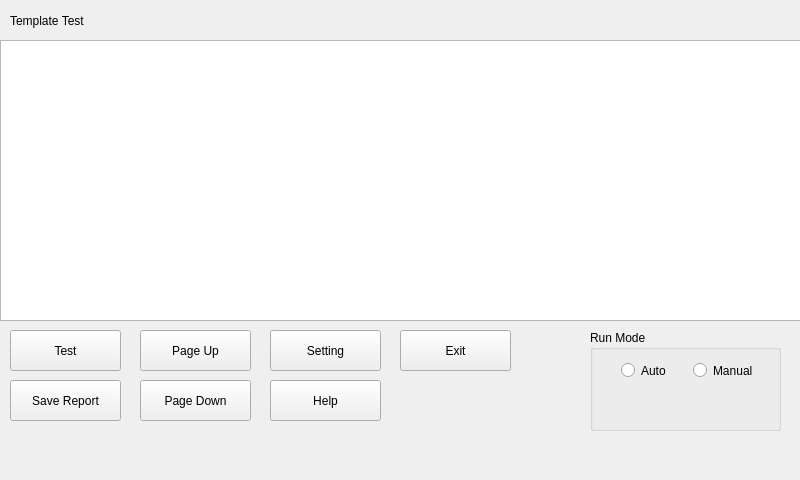
<?xml version="1.0" encoding="UTF-8"?>
<ui version="4.0">
 <class>Templateprogram</class>
 <widget class="QWidget" name="Templateprogram">
  <property name="geometry">
   <rect>
    <x>0</x>
    <y>0</y>
    <width>800</width>
    <height>480</height>
   </rect>
  </property>
  <property name="windowTitle">
   <string>Widget</string>
  </property>
  <widget class="QLabel" name="label">
   <property name="geometry">
    <rect>
     <x>190</x>
     <y>0</y>
     <width>391</width>
     <height>31</height>
    </rect>
   </property>
   <property name="text">
    <string/>
   </property>
  </widget>
  <widget class="QTableWidget" name="tableWidget">
   <property name="geometry">
    <rect>
     <x>0</x>
     <y>40</y>
     <width>801</width>
     <height>281</height>
    </rect>
   </property>
  </widget>
  <widget class="QPushButton" name="pushButton">
   <property name="geometry">
    <rect>
     <x>140</x>
     <y>330</y>
     <width>111</width>
     <height>41</height>
    </rect>
   </property>
   <property name="text">
    <string>Page Up</string>
   </property>
  </widget>
  <widget class="QPushButton" name="pushButton_2">
   <property name="geometry">
    <rect>
     <x>140</x>
     <y>380</y>
     <width>111</width>
     <height>41</height>
    </rect>
   </property>
   <property name="text">
    <string>Page Down</string>
   </property>
  </widget>
  <widget class="QGroupBox" name="groupBox">
   <property name="geometry">
    <rect>
     <x>590</x>
     <y>330</y>
     <width>191</width>
     <height>101</height>
    </rect>
   </property>
   <property name="title">
    <string>Run Mode</string>
   </property>
   <widget class="QWidget" name="horizontalLayoutWidget">
    <property name="geometry">
     <rect>
      <x>20</x>
      <y>20</y>
      <width>160</width>
      <height>41</height>
     </rect>
    </property>
    <layout class="QHBoxLayout" name="horizontalLayout">
     <item>
      <widget class="QRadioButton" name="radioButton">
       <property name="text">
        <string>Auto</string>
       </property>
      </widget>
     </item>
     <item>
      <widget class="QRadioButton" name="radioButton_2">
       <property name="text">
        <string>Manual</string>
       </property>
      </widget>
     </item>
    </layout>
   </widget>
  </widget>
  <widget class="QLabel" name="label_2">
   <property name="geometry">
    <rect>
     <x>450</x>
     <y>440</y>
     <width>341</width>
     <height>31</height>
    </rect>
   </property>
   <property name="text">
    <string/>
   </property>
  </widget>
  <widget class="QPushButton" name="pushButton_5">
   <property name="geometry">
    <rect>
     <x>270</x>
     <y>330</y>
     <width>111</width>
     <height>41</height>
    </rect>
   </property>
   <property name="text">
    <string>Setting</string>
   </property>
  </widget>
  <widget class="QPushButton" name="pushButton_6">
   <property name="geometry">
    <rect>
     <x>270</x>
     <y>380</y>
     <width>111</width>
     <height>41</height>
    </rect>
   </property>
   <property name="text">
    <string>Help</string>
   </property>
  </widget>
  <widget class="QPushButton" name="pushButton_7">
   <property name="geometry">
    <rect>
     <x>10</x>
     <y>380</y>
     <width>111</width>
     <height>41</height>
    </rect>
   </property>
   <property name="text">
    <string>Save Report</string>
   </property>
  </widget>
  <widget class="QPushButton" name="pushButton_8">
   <property name="geometry">
    <rect>
     <x>400</x>
     <y>330</y>
     <width>111</width>
     <height>41</height>
    </rect>
   </property>
   <property name="text">
    <string>Exit</string>
   </property>
  </widget>
  <widget class="QLabel" name="label_3">
   <property name="geometry">
    <rect>
     <x>10</x>
     <y>440</y>
     <width>361</width>
     <height>31</height>
    </rect>
   </property>
   <property name="text">
    <string/>
   </property>
  </widget>
  <widget class="QPushButton" name="pushButton_3">
   <property name="geometry">
    <rect>
     <x>10</x>
     <y>330</y>
     <width>111</width>
     <height>41</height>
    </rect>
   </property>
   <property name="text">
    <string>Test</string>
   </property>
  </widget>
  <widget class="QLabel" name="label_4">
   <property name="geometry">
    <rect>
     <x>10</x>
     <y>0</y>
     <width>211</width>
     <height>41</height>
    </rect>
   </property>
   <property name="text">
    <string>Template Test</string>
   </property>
  </widget>
 </widget>
 <layoutdefault spacing="6" margin="11"/>
 <resources/>
 <connections/>
</ui>
